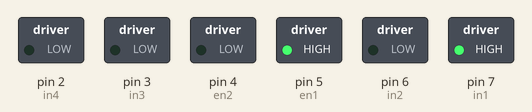
A sketch run on a simulated Arduino Uno, built with avr-gcc and run on an emulated ATmega328P. Shown: switched loads named in the sketch (green lamp = pin HIGH).

Above: at 0.1 s.
Timing chart, 0 to 1.6 s (numbered marks = the images above):
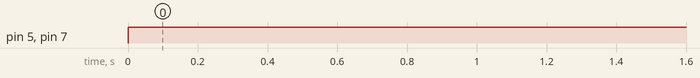

The sketch:

motor_rduino.ino
```cpp
int en1=5;
int in1=7;
int in2=6;
int en2=4;
int in3=3;
int in4=2;


void setup() {
  // put your setup code here, to run once:
  pinMode(en1,OUTPUT);
  pinMode(en2,OUTPUT);
  pinMode(in1,OUTPUT);
  pinMode(in2,OUTPUT);
  pinMode(in3,OUTPUT);
  pinMode(in4,OUTPUT);

  digitalWrite(en1,LOW);
  digitalWrite(en2,LOW);
}

void loop() {
  // put your main code here, to run repeatedly:
  digitalWrite(en1,HIGH);
  digitalWrite(in1,HIGH);
  digitalWrite(in2,LOW);

}
```

Measured:
- by itself, pin 5 (en1), pin 7 (in1): LOW → HIGH at 0.00 s
